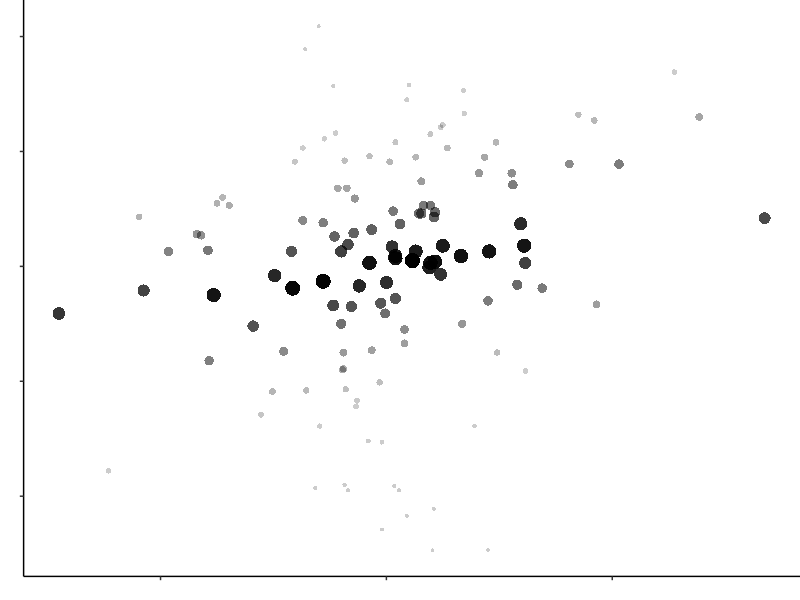
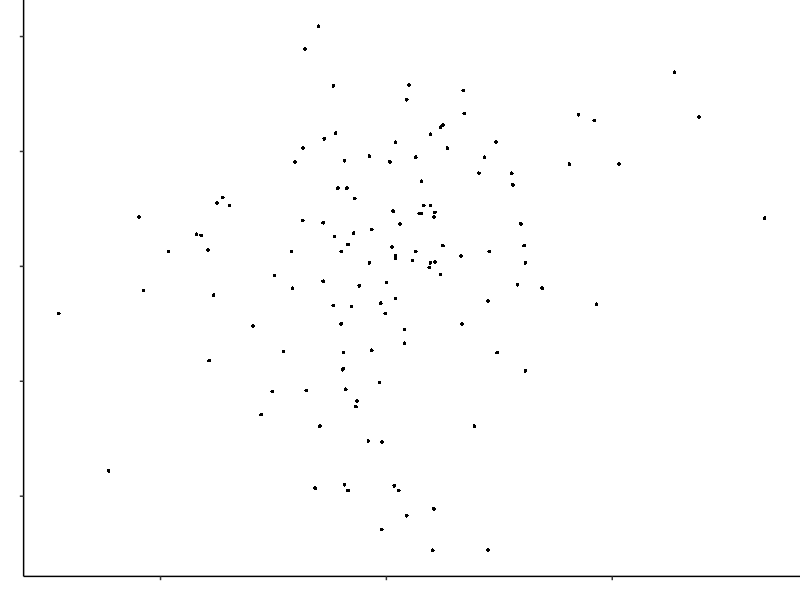
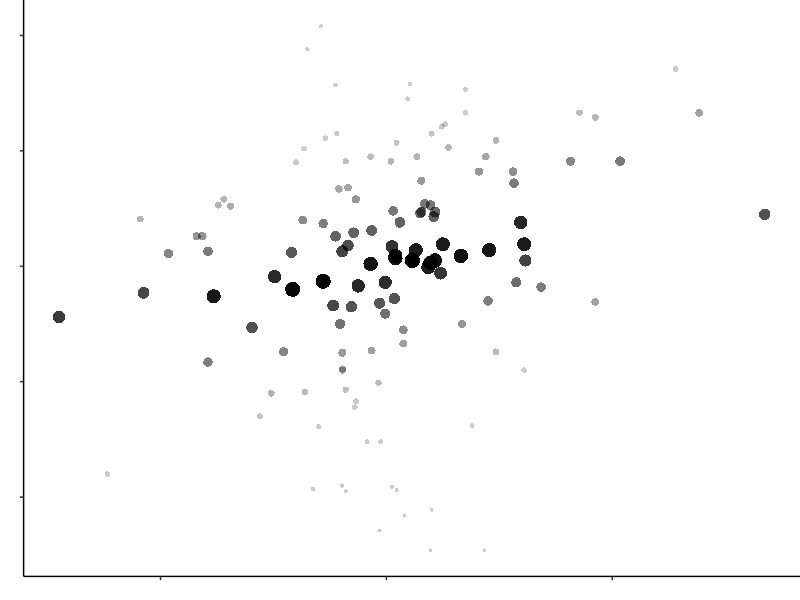
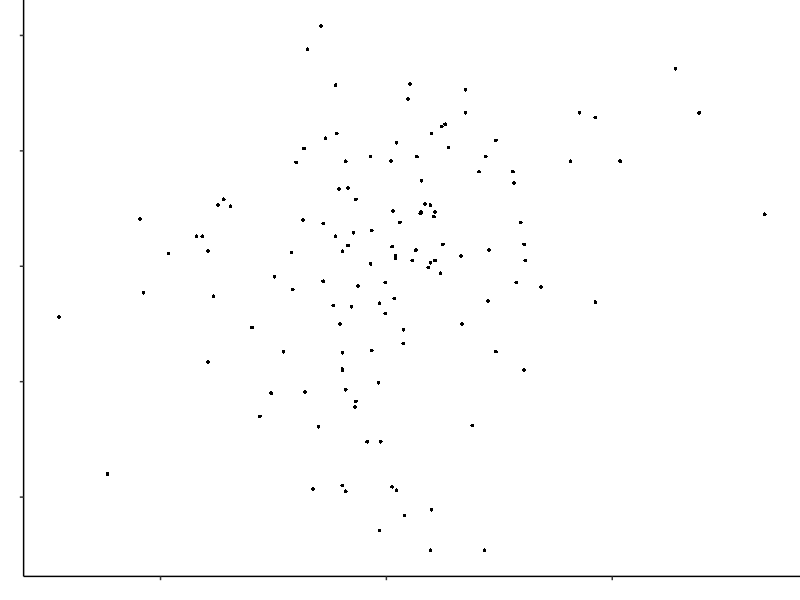
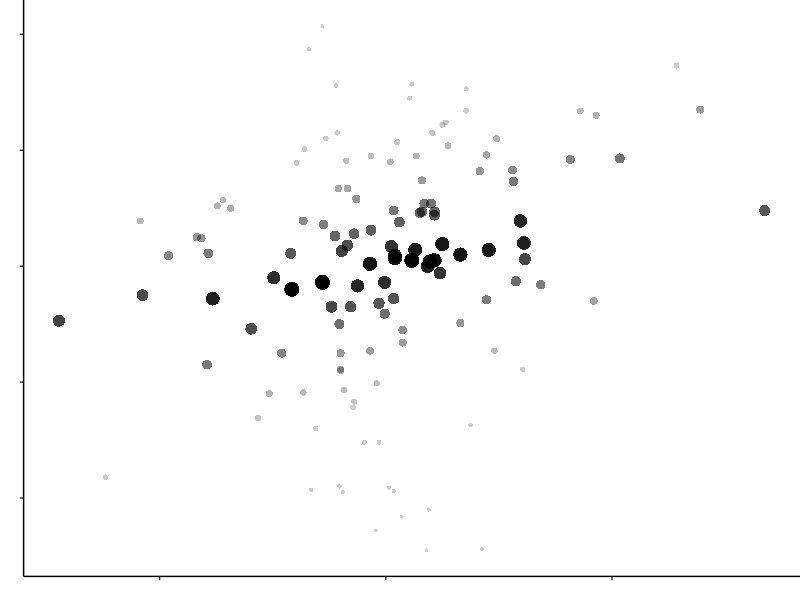
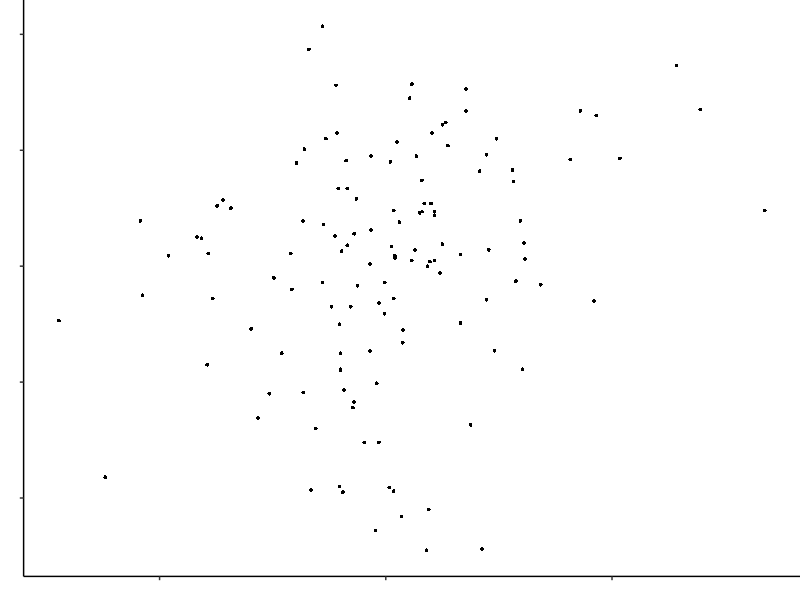
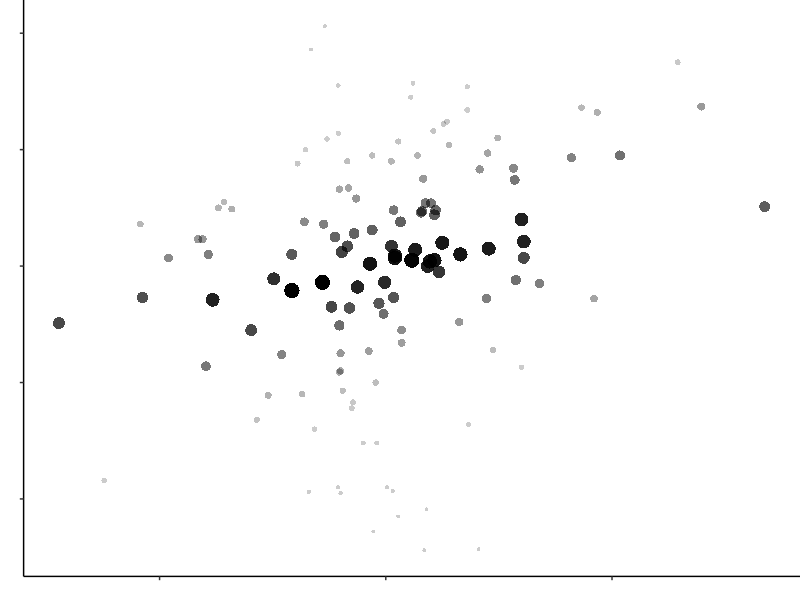
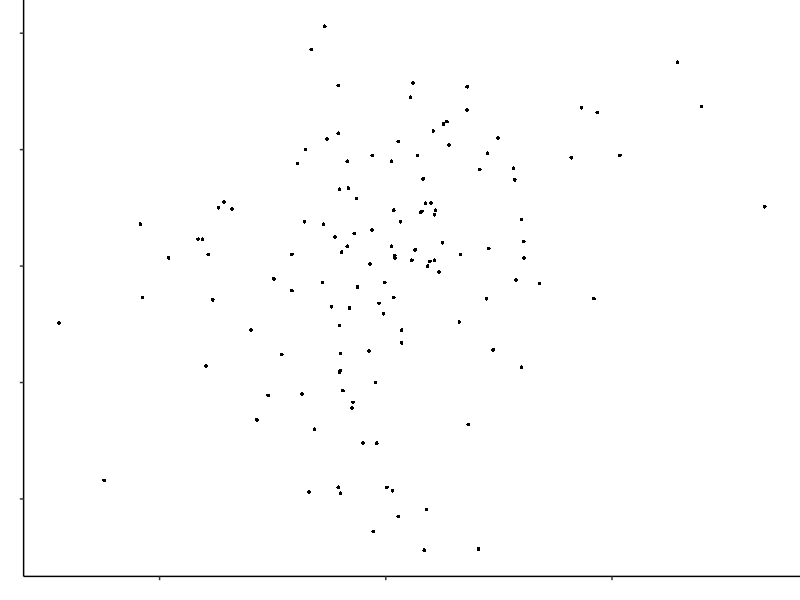

The R source for these figures, in order: (Note: this script raises an error after producing the figures.)
# load packages

library(tidyverse)
library(MASS)
library(Hmisc)
library(gridExtra)
library(kableExtra)

# pre data for visualised conditions

set.seed(1234)

my_rs <- seq(0.2, 0.99, length.out = 45)

plot_no <- 1:45

correlations <- tibble(plot_no, my_rs)

# define function for creating slopes for alt condition

slope_function <- function(my_desired_r) {
  set.seed(1234)
  
  my_sample_size = 128
  
  mean_variable_1 = 0
  sd_variable_1 = 1
  
  mean_variable_2 = 0
  sd_variable_2 = 1
  
  mu <- c(mean_variable_1, mean_variable_2) 
  
  myr <- my_desired_r * sqrt(sd_variable_1) * sqrt(sd_variable_2)
  
  mysigma <- matrix(c(sd_variable_1, myr, myr, sd_variable_2), 2, 2) 
  
  corr_data = as_tibble(mvrnorm(my_sample_size, mu, mysigma, empirical = TRUE))
  
  corr_model <- lm(V2 ~ V1, data = corr_data)
  
  my_residuals <- abs(residuals(corr_model))
  
  data_with_resid <- round(cbind(corr_data, my_residuals), 2)
  
  slopes <- data_with_resid %>%
    mutate(slope_inverted = (1 + (0.25)^ my_residuals)-1) %>%
    mutate(slope_inverted_floored = pmax(0.2,(1+(0.25)^my_residuals)-1)) %>%
    mutate(typical = 0.033) %>%
    mutate(standard_alpha = 1)
  
  return(slopes)
}

# define plotting function for alt and standard scatter conditions

plot_function <- function(slopes, my_desired_r, letter, size_value, opacity_value) {
  
  p <- ggplot(slopes, aes(x = V1, y = V2)) +
    scale_size_identity() +
    scale_alpha_identity() +
    geom_point(aes(size =  4*(size_value+0.2), alpha = opacity_value), shape = 16) +  
    labs(x = "", y = "") +
    theme_classic() +
    theme(axis.text = element_blank()) +
    theme(plot.margin = unit(c(0,0,0,0), "cm")) +
    theme(legend.position = "None")
  
  ggsave(p,filename=paste0(counter, letter, ".png"),
         device = "png",
         bg = "white",
         path = "all_plots",
         units = "px",
         width = 1000,
         height = 1000,
  )
  
  return(p)
  
}

# Create plots

counter = 1

for(value in my_rs) {
  
  slopes <- slope_function(value)
  slopeI <- (slopes$slope_inverted)
  slopeI_floored <- (slopes$slope_inverted_floored)
  
  typical <- (slopes$typical)
  standard_alpha <- (slopes$standard_alpha)
  
  plot_function(slopes, value, "Alt", slopeI, slopeI_floored)
  plot_function(slopes, value, "Norm", typical, standard_alpha)
  
  if (counter > 0) {
    counter = counter + 1
  }
}

# function to reduce correlation dataframes for use in tabular condition

quantile_reduce <- function(df, n) {
  probs <- seq(0, 1, length.out = n + 1)
  breaks <- unique(quantile(df$V1, probs = probs, na.rm = TRUE))
  
  bins <- cut(df$V1, breaks = breaks, include.lowest = TRUE, labels = FALSE)
  agg <- aggregate(cbind(V1, V2) ~ bins, data = cbind(df, bins = bins), FUN = mean)
  agg[, c("V1", "V2")]
}

# Loop to create and render tables

counter = 1

for (value in my_rs) {
  
  slopes <- slope_function(value)
  
  table_df <- quantile_reduce(slopes, n = 10)
  
  kable(table_df) %>%
    save_kable()
  

}
